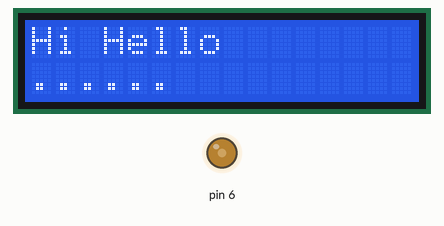
A sketch run on a simulated Arduino Uno, built with avr-gcc and run on an emulated ATmega328P. Parts: 16×2 character LCD, output pins drawn as LEDs (lit = HIGH).

Above: at 0.1 s.

The sketch:

LCD_Hello_World.ino
```cpp
#include <LiquidCrystal.h>
int Contrast=95;
 LiquidCrystal lcd(12, 11, A0, A1, A2, A3);
char mess[] = "Hi Hello";
 void setup()
 {
    analogWrite(6,Contrast);
     lcd.begin(16, 2);
     //lcd.print("hello, world!");
  }


void printme(char *message)
{
  lcd.setCursor(0,0);
     lcd.print(message);
     lcd.setCursor(0,1);
     lcd.print("......");
     delay(750);
     lcd.scrollDisplayLeft();//shifting data on LCD
     lcd.clear();
}

void loop()
 {

     printme(mess);
 }
```
